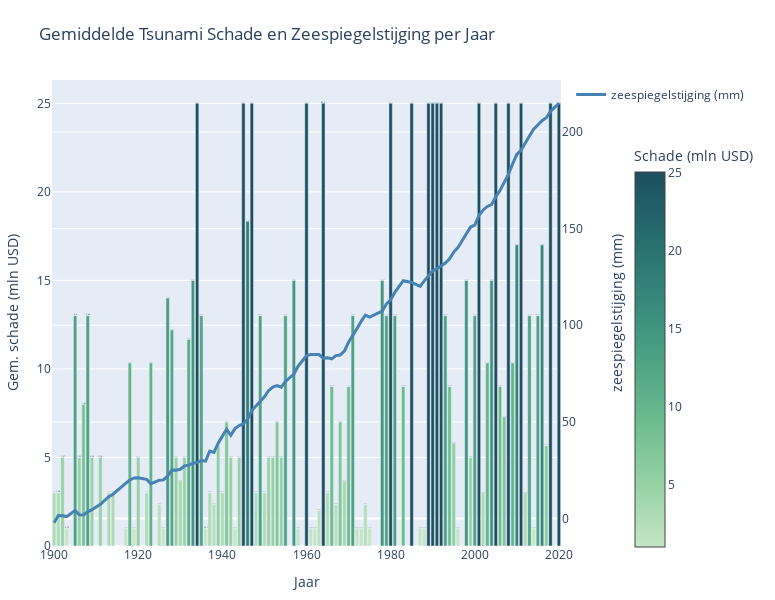

Notebook code cell kept with this figure:
### Markdown cell above
Op de wereldkaart is te zien dat de zwaarst getroffen gebieden zich vooral bevinden in kustregio’s zoals Zuidoost-Azië. Deze gebieden zijn vaak laaggelegen, dichtbevolkt en economisch kwetsbaar. Juist in zulke regio’s kan een relatief kleine verandering in zeeniveau grote gevolgen hebben (Kornei & Kornei, 2022). De kaart laat zien dat waar dit risico het grootst is, de schade ook het meest geconcentreerd voorkomt. Naarmate de zeespiegel stijgt, en de jaren toenemen, wordt de schade van tsunami's (in USD) steeds hoger.
Ook in Plot 3 wordt duidelijk hoe de financiële schade van tsunami’s door de jaren heen is toegenomen. In deze visualisatie zijn de jaarlijkse schadebedragen in USD weergegeven, waarbij opvalt dat vooral in de meer recente jaren de economische impact aanzienlijk hoger ligt. De extreem hoge schadebedragen van de tsunami’s in 2004 en 2011 zijn uit de grafiek verwijderd, omdat deze uitschieters de schaal zo beïnvloedden dat de overige gegevens minder goed zichtbaar werden.

### Code cell
import pandas as pd
import numpy as np
import plotly.graph_objects as go
import re

def parse_damage(val):
    if pd.isna(val):
        return np.nan
    val = val.upper().strip()

    if 'BILLION' in val or 'B' in val:
        nums = re.findall(r'\d+\.?\d*', val)
        if nums:
            return float(nums[0]) * 1000
    elif 'MILLION' in val or 'M' in val:
        nums = re.findall(r'\d+\.?\d*', val)
        if nums:
            return float(nums[0])
    elif 'LIMITED' in val or 'LIITED' in val or '<$1' in val:
        return 0.5
    else:
        nums = re.findall(r'\d+\.?\d*', val)
        if nums:
            return float(nums[0])

    return np.nan

merged = merged.rename(columns={
    'year': 'YEAR',
    'mmfrom1993-2008average': 'Sea_Level_Change_mm'
})

merged['Estimated_Damage_MillionUSD'] = merged['DAMAGE_TOTAL_DESCRIPTION'].apply(parse_damage)

bubble_data = merged.groupby('YEAR').agg({
    'Sea_Level_Change_mm': 'mean',
    'Estimated_Damage_MillionUSD': 'mean',
    'DAMAGE_TOTAL_DESCRIPTION': 'count'
}).reset_index().rename(columns={'DAMAGE_TOTAL_DESCRIPTION': 'Tsunami_Count'})

bubble_data = bubble_data.dropna(subset=['Sea_Level_Change_mm', 'Estimated_Damage_MillionUSD'])
bubble_data = bubble_data[bubble_data['Estimated_Damage_MillionUSD'] <= 100]

fig = go.Figure()

fig.add_trace(go.Bar(
    x=bubble_data['YEAR'],
    y=bubble_data['Estimated_Damage_MillionUSD'],
    name='',
    showlegend=False,
    marker=dict(
        color=bubble_data['Estimated_Damage_MillionUSD'],
        colorscale='blugrn',
        colorbar=dict(
            title='Schade (mln USD)',
            x=1.125,          
            y=0.425,            
            xanchor='left',
            yanchor='middle',
            len=0.9           
        ),
        showscale=True
    ),
    hovertemplate=
        '<b>Jaar:</b> %{x}<br>'+
        '<b>Gem. schade:</b> %{y:.2f} mln USD<br>'+
        '<b>Aantal tsunami’s:</b> %{customdata}<br>'+
        '<b>Gem. zeespiegelstijging:</b> %{text:.2f} mm<br>',
    customdata=bubble_data['Tsunami_Count'],
    text=bubble_data['Sea_Level_Change_mm'],
))



fig.add_trace(go.Scatter(
    x=bubble_data['YEAR'],
    y=bubble_data['Sea_Level_Change_mm'],
    name='zeespiegelstijging (mm)',
    yaxis='y2',
    mode='lines', 
    line=dict(color='steelblue', width=3),
    hoverinfo='none' 
))


fig.update_layout(
    title='Gemiddelde Tsunami Schade en Zeespiegelstijging per Jaar',
    xaxis=dict(title='Jaar'),
    yaxis=dict(
        title='Gem. schade (mln USD)',
        rangemode='tozero'
    ),
yaxis2=dict(
    title='zeespiegelstijging (mm)',
    overlaying='y',
    side='right',
    rangemode='tozero',
    title_font=dict(
        size=14,
    ),
    title_standoff=30
),

    height=600,
    width=775,
    margin=dict(l=50, r=70, t=80, b=50)
)

fig.show()

### Figure 1 — Plotly figure (JSON) as saved in the notebook; plotly's stock layout.template omitted (floating-point values rounded to 4 significant figures)
{"data": [{"customdata": [2, 2, 1, 1, 2, 2, 4, 2, 2, 2, 2, 4, 3, 3, 1, 1, 2, 3, 3, 1, 4, 5, 2, 3, 1, 3, 2, 1, 2, 1, 2, 3, 6, 2, 4, 1, 1, 1, 1, 3, 1, 2, 2, 2, 1, 1, 4, 1, 2, 2, 2, 2, 1, 2, 4, 2, 4, 3, 3, 6, 3, 3, 2, 1, 1, 3, 1, 2, 5, 1, 2, 3, 2, 1, 1, 1, 1, 1, 2, 2, 3, 5, 3, 2, 1, 2, 2, 4, 3, 2, 1, 3, 7, 1, 3, 3, 1, 4, 2, 1, 2, 3, 6, 3, 1], "hovertemplate": "<b>Jaar:</b> %{x}<br><b>Gem. schade:</b> %{y:.2f} mln USD<br><b>Aantal tsunami’s:</b> %{customdata}<br><b>Gem. zeespiegelstijging:</b> %{text:.2f} mm<br>", "marker": {"color": [3.0, 3.0, 5.0, 1.0, 13.0, 5.0, 8.0, 13.0, 5.0, 5.0, 3.0, 3.0, 1.0, 10.33, 1.0, 5.0, 3.0, 10.33, 2.333, 1.0, 14.0, 12.2, 5.0, 3.667, 5.0, 11.67, 15.0, 25.0, 13.0, 1.0, 3.0, 2.333, 5.667, 3.0, 7.0, 5.0, 1.0, 5.0, 25.0, 18.33, 25.0, 3.0, 13.0, 3.0, 5.0, 5.0, 7.0, 5.0, 13.0, 15.0, 1.0, 25.0, 1.0, 1.0, 2.0, 25.0, 3.0, 9.0, 2.333, 7.0, 3.667, 9.0, 13.0, 1.0, 1.0, 2.333, 1.0, 15.0, 13.0, 25.0, 13.0, 9.0, 25.0, 1.0, 1.0, 25.0, 25.0, 25.0, 25.0, 13.0, 9.0, 5.8, 1.0, 15.0, 5.0, 13.0, 25.0, 3.0, 10.33, 15.0, 25.0, 9.0, 7.286, 25.0, 10.33, 17.0, 25.0, 3.0, 13.0, 1.0, 13.0, 17.0, 5.667, 25.0, 25.0], "colorbar": {"len": 0.9, "title": {"text": "Schade (mln USD)"}, "x": 1.125, "xanchor": "left", "y": 0.425, "yanchor": "middle"}, "colorscale": [[0, "rgb(196, 230, 195)"], [0.1667, "rgb(150, 210, 164)"], [0.3333, "rgb(109, 188, 144)"], [0.5, "rgb(77, 162, 132)"], [0.6667, "rgb(54, 135, 122)"], [0.8333, "rgb(38, 107, 110)"], [1, "rgb(29, 79, 96)"]], "showscale": true}, "name": "", "showlegend": false, "text": [-2.17, 1.58, 1.47, 0.99, 4.2, 1.95, 1.84, 3.46, 4.55, 7.36, 11.27, 12.59, 18.17, 19.92, 20.97, 21.13, 20.27, 18.01, 19.85, 19.98, 21.96, 25.07, 24.97, 25.49, 27.27, 27.62, 28.57, 28.96, 30.01, 29.7, 34.87, 34.17, 38.98, 42.67, 46.17, 43.08, 46.53, 48.14, 48.94, 51.38, 55.69, 58.29, 60.36, 62.95, 66.25, 67.99, 68.79, 67.93, 70.92, 74.71, 78.82, 84.29, 84.89, 84.73, 84.85, 82.9, 83.22, 82.64, 84.31, 84.63, 86.63, 91.17, 94.39, 98.27, 102.0, 105.2, 104.2, 107.3, 111.0, 113.2, 117.1, 123.1, 122.2, 120.2, 123.0, 125.5, 128.1, 129.3, 130.7, 132.2, 134.3, 137.9, 140.2, 147.5, 150.8, 151.8, 156.9, 159.7, 161.5, 162.5, 166.6, 169.8, 173.8, 178.1, 183.5, 188.4, 190.6, 194.6, 198.0, 201.5, 203.5, 205.9, 207.4, 210.6, 214.9], "type": "bar", "x": [1900, 1901, 1902, 1903, 1905, 1906, 1907, 1908, 1909, 1911, 1913, 1914, 1917, 1918, 1919, 1920, 1922, 1923, 1925, 1926, 1927, 1928, 1929, 1930, 1931, 1932, 1933, 1934, 1935, 1936, 1937, 1938, 1939, 1940, 1941, 1942, 1943, 1944, 1945, 1946, 1947, 1948, 1949, 1950, 1951, 1952, 1953, 1954, 1955, 1957, 1958, 1960, 1961, 1962, 1963, 1964, 1965, 1966, 1967, 1968, 1969, 1970, 1971, 1972, 1973, 1974, 1975, 1978, 1979, 1980, 1981, 1983, 1985, 1987, 1988, 1989, 1990, 1991, 1992, 1993, 1994, 1995, 1996, 1998, 1999, 2000, 2001, 2002, 2003, 2004, 2005, 2006, 2007, 2008, 2009, 2010, 2011, 2012, 2013, 2014, 2015, 2016, 2017, 2018, 2020], "y": [3.0, 3.0, 5.0, 1.0, 13.0, 5.0, 8.0, 13.0, 5.0, 5.0, 3.0, 3.0, 1.0, 10.33, 1.0, 5.0, 3.0, 10.33, 2.333, 1.0, 14.0, 12.2, 5.0, 3.667, 5.0, 11.67, 15.0, 25.0, 13.0, 1.0, 3.0, 2.333, 5.667, 3.0, 7.0, 5.0, 1.0, 5.0, 25.0, 18.33, 25.0, 3.0, 13.0, 3.0, 5.0, 5.0, 7.0, 5.0, 13.0, 15.0, 1.0, 25.0, 1.0, 1.0, 2.0, 25.0, 3.0, 9.0, 2.333, 7.0, 3.667, 9.0, 13.0, 1.0, 1.0, 2.333, 1.0, 15.0, 13.0, 25.0, 13.0, 9.0, 25.0, 1.0, 1.0, 25.0, 25.0, 25.0, 25.0, 13.0, 9.0, 5.8, 1.0, 15.0, 5.0, 13.0, 25.0, 3.0, 10.33, 15.0, 25.0, 9.0, 7.286, 25.0, 10.33, 17.0, 25.0, 3.0, 13.0, 1.0, 13.0, 17.0, 5.667, 25.0, 25.0]}, {"hoverinfo": "none", "line": {"color": "steelblue", "width": 3}, "mode": "lines", "name": "zeespiegelstijging (mm)", "type": "scatter", "x": [1900, 1901, 1902, 1903, 1905, 1906, 1907, 1908, 1909, 1911, 1913, 1914, 1917, 1918, 1919, 1920, 1922, 1923, 1925, 1926, 1927, 1928, 1929, 1930, 1931, 1932, 1933, 1934, 1935, 1936, 1937, 1938, 1939, 1940, 1941, 1942, 1943, 1944, 1945, 1946, 1947, 1948, 1949, 1950, 1951, 1952, 1953, 1954, 1955, 1957, 1958, 1960, 1961, 1962, 1963, 1964, 1965, 1966, 1967, 1968, 1969, 1970, 1971, 1972, 1973, 1974, 1975, 1978, 1979, 1980, 1981, 1983, 1985, 1987, 1988, 1989, 1990, 1991, 1992, 1993, 1994, 1995, 1996, 1998, 1999, 2000, 2001, 2002, 2003, 2004, 2005, 2006, 2007, 2008, 2009, 2010, 2011, 2012, 2013, 2014, 2015, 2016, 2017, 2018, 2020], "y": [-2.17, 1.58, 1.47, 0.99, 4.2, 1.95, 1.84, 3.46, 4.55, 7.36, 11.27, 12.59, 18.17, 19.92, 20.97, 21.13, 20.27, 18.01, 19.85, 19.98, 21.96, 25.07, 24.97, 25.49, 27.27, 27.62, 28.57, 28.96, 30.01, 29.7, 34.87, 34.17, 38.98, 42.67, 46.17, 43.08, 46.53, 48.14, 48.94, 51.38, 55.69, 58.29, 60.36, 62.95, 66.25, 67.99, 68.79, 67.93, 70.92, 74.71, 78.82, 84.29, 84.89, 84.73, 84.85, 82.9, 83.22, 82.64, 84.31, 84.63, 86.63, 91.17, 94.39, 98.27, 102.0, 105.2, 104.2, 107.3, 111.0, 113.2, 117.1, 123.1, 122.2, 120.2, 123.0, 125.5, 128.1, 129.3, 130.7, 132.2, 134.3, 137.9, 140.2, 147.5, 150.8, 151.8, 156.9, 159.7, 161.5, 162.5, 166.6, 169.8, 173.8, 178.1, 183.5, 188.4, 190.6, 194.6, 198.0, 201.5, 203.5, 205.9, 207.4, 210.6, 214.9], "yaxis": "y2"}], "layout": {"height": 600, "margin": {"b": 50, "l": 50, "r": 70, "t": 80}, "title": {"text": "Gemiddelde Tsunami Schade en Zeespiegelstijging per Jaar"}, "width": 775, "xaxis": {"title": {"text": "Jaar"}}, "yaxis": {"rangemode": "tozero", "title": {"text": "Gem. schade (mln USD)"}}, "yaxis2": {"overlaying": "y", "rangemode": "tozero", "side": "right", "title": {"font": {"size": 14}, "standoff": 30, "text": "zeespiegelstijging (mm)"}}}}
